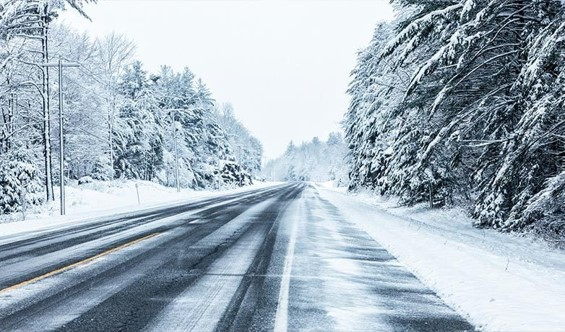
#> input picture test_data/SnowPic.jpg, 565 x 332 px
$ python -i lane_detection.py   (imports and definitions only)
#> lines starting #> are read from the running program, lines starting #| are printed output that depends on the picture; after the words box and inside, x2 and y2 are one past the last pixel; in counts of white or black regions, pixels touching at a corner belong together
#> further down, picture is the input picture: shape (332, 565, 3); mean B, G, R 189.3, 177.7, 162.7
import cv2
import numpy as np
import os
from pycocotools.coco import COCO
import matplotlib.pyplot as plt
import io
from PIL import Image


# [28 lines left out: functions set_capture, labels_to_mask, not called in this run]

def white_and_yellow_mask(frame):
    hsv = cv2.cvtColor(frame, cv2.COLOR_BGR2HLS)
#> hsv: shape (332, 565, 3); mean of channels 0, 1, 2 102.6, 176.2, 93.1

    # White color mask
    lower_threshold = np.uint8([0, 200, 0])
    upper_threshold = np.uint8([255, 255, 255])
    white_mask = cv2.inRange(hsv, lower_threshold, upper_threshold)
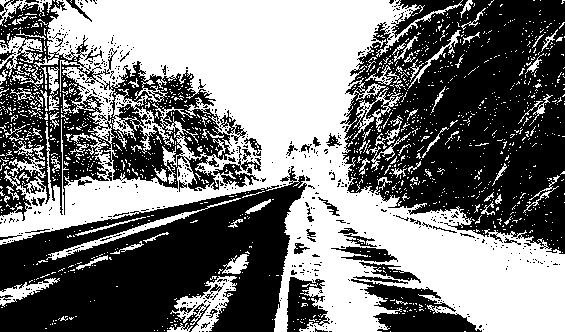
#> white_mask: shape (332, 565); 48.3% white; 1416 white regions (1320 under 20 px), largest, box (x1, y1, x2, y2) and area: (0, 0, 565, 332) 76184, (170, 276, 237, 332) 1357, (46, 198, 241, 260) 890

    # Yellow color mask
    lower_threshold = np.uint8([10, 0, 100])
    upper_threshold = np.uint8([40, 255, 255])
    yellow_mask = cv2.inRange(hsv, lower_threshold, upper_threshold)
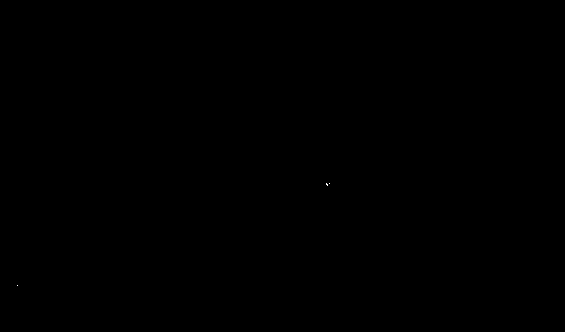
#> yellow_mask: shape (332, 565); 0% white in thin lines or dots, all inside (x1, y1, x2, y2) = (17, 183, 330, 286)

    # Combining white and yellow masks
    mask = cv2.bitwise_or(white_mask, yellow_mask)
    masked_image = cv2.bitwise_and(frame, frame, mask=mask)
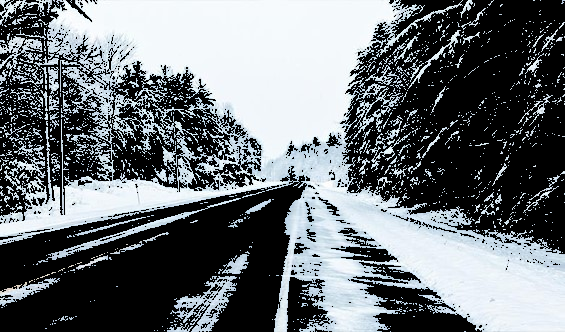
#> masked_image: shape (332, 565, 3); mean B, G, R 116.9, 113, 107.4

    # Canny edge detection
    masked_image_canny = cv2.Canny(masked_image, 100, 200)
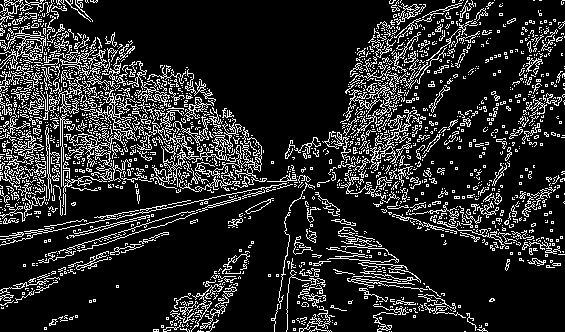
#> masked_image_canny: shape (332, 565); 15.7% white in thin lines or dots

    return masked_image, masked_image_canny


# [24 lines left out: functions display_images, main, not called in this run]


# [4 lines not run here, left out]

>>> import cv2
>>> picture = cv2.imread('test_data/SnowPic.jpg')
>>> result = white_and_yellow_mask(picture)

$ run again, on test_data/image_lane_c.jpg
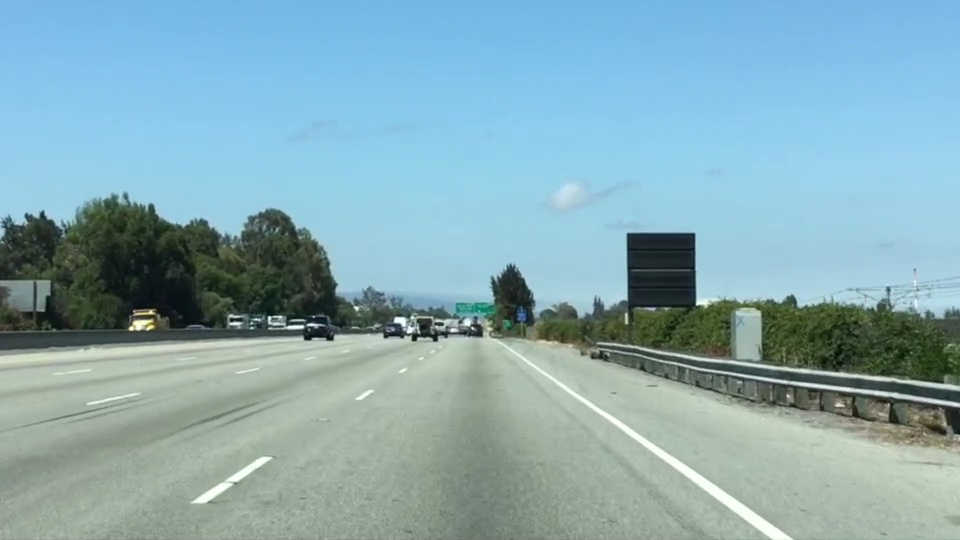
#> input picture test_data/image_lane_c.jpg, 960 x 540 px
#> picture is the input picture: shape (540, 960, 3); mean B, G, R 179.2, 171.1, 135.5
#> hsv: shape (540, 960, 3); mean of channels 0, 1, 2 80.4, 160.5, 98.6
#> in white_and_yellow_mask, `white_mask = cv2.inRange(hsv, lower_threshold, upper_threshold)`:
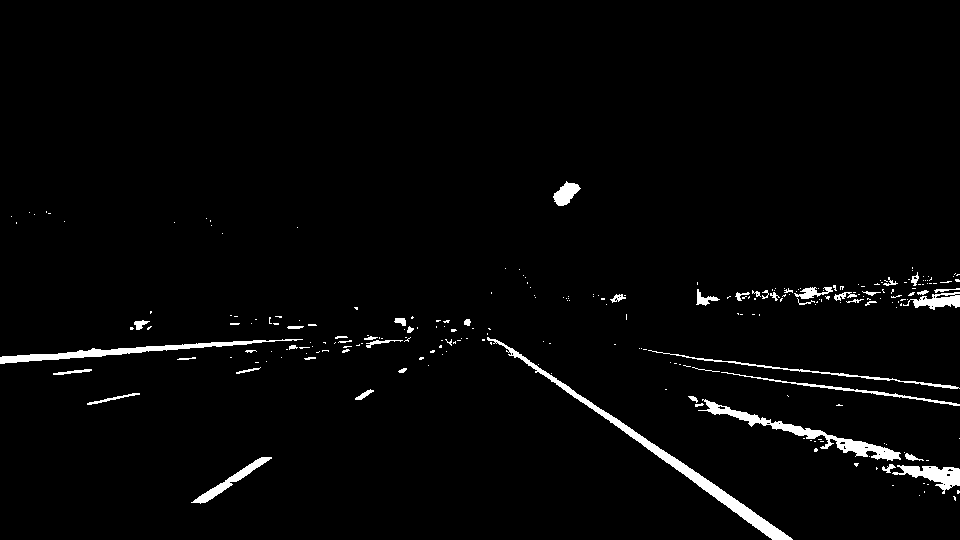
#> white_mask: shape (540, 960); 2.4% white; 253 white regions (204 under 20 px), largest, box (x1, y1, x2, y2) and area: (487, 337, 793, 540) 2719, (698, 399, 901, 461) 1751, (0, 339, 303, 364) 1513
#> yellow_mask: shape (540, 960); 0.04% white in thin lines or dots, all inside (x1, y1, x2, y2) = (130, 307, 935, 536)
#> in white_and_yellow_mask, `masked_image_canny = cv2.Canny(masked_image, 100, 200)`:
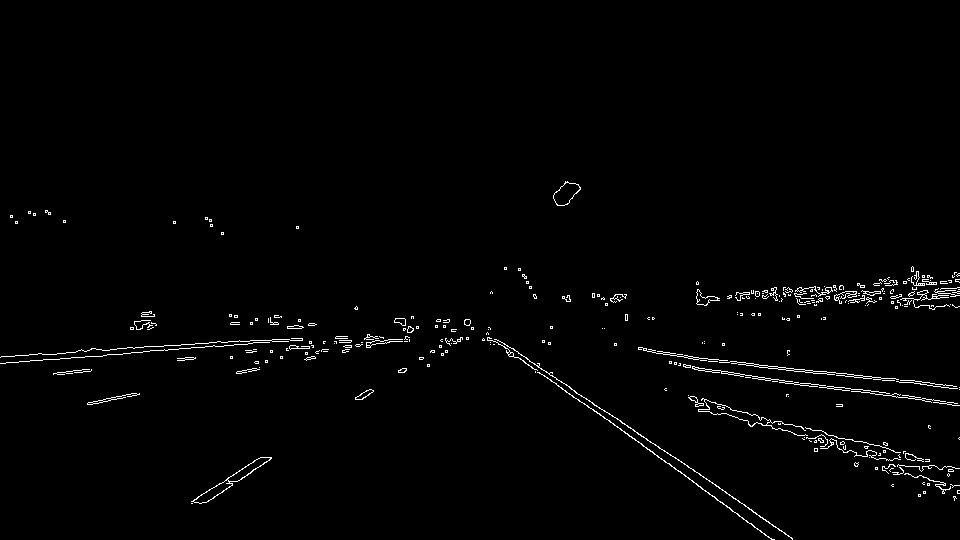
#> masked_image_canny: shape (540, 960); 1.4% white in thin lines or dots, all inside (x1, y1, x2, y2) = (0, 181, 960, 540)

$ run again, on test_data/LaneTest2.png
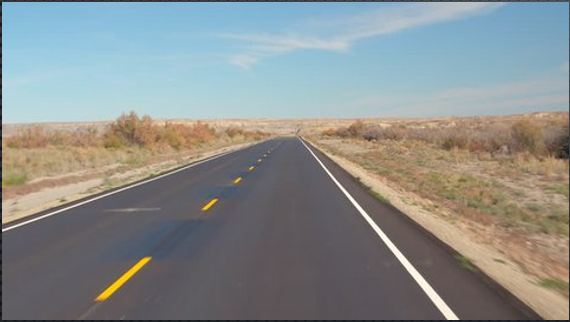
#> input picture test_data/LaneTest2.png, 570 x 322 px
#> picture is the input picture: shape (322, 570, 3); mean B, G, R 141.2, 142.4, 138.2
#> hsv: shape (322, 570, 3); mean of channels 0, 1, 2 82.3, 139.5, 58.7
#> in white_and_yellow_mask, `white_mask = cv2.inRange(hsv, lower_threshold, upper_threshold)`:
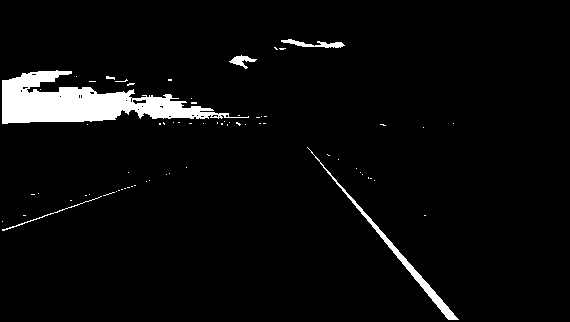
#> white_mask: shape (322, 570); 4.3% white; 69 white regions (63 under 20 px), largest, box (x1, y1, x2, y2) and area: (2, 70, 249, 124) 6025, (307, 147, 459, 320) 1022, (281, 39, 345, 48) 250, (229, 55, 257, 69) 162, (2, 196, 102, 231) 130, (106, 76, 115, 80) 22
#> yellow_mask: shape (322, 570); 2.2% white; 189 white regions (166 under 20 px), largest, box (x1, y1, x2, y2) and area: (347, 193, 458, 320) 783, (97, 257, 150, 301) 525, (326, 153, 403, 204) 511
#> mask: shape (322, 570); 6% white; 212 white regions (184 under 20 px), largest, box (x1, y1, x2, y2) and area: (2, 70, 249, 124) 6025, (307, 147, 459, 320) 1022, (97, 257, 150, 301) 525
#> in white_and_yellow_mask, `masked_image_canny = cv2.Canny(masked_image, 100, 200)`:
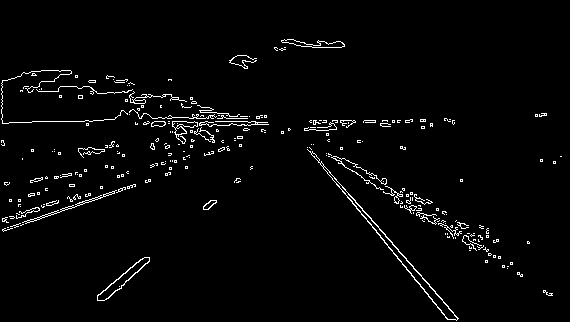
#> masked_image_canny: shape (322, 570); 2.6% white in thin lines or dots, all inside (x1, y1, x2, y2) = (1, 39, 562, 321)
